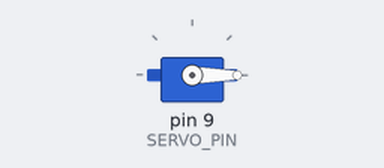
The sketch below on a simulated Arduino Uno, built with avr-gcc and run on an emulated ATmega328P. On the bench: servo.

Above: at 0.05 s.
At 1.0 s:
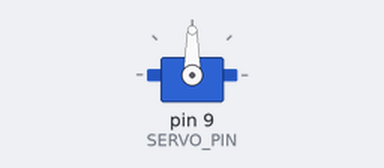
At 2.5 s:
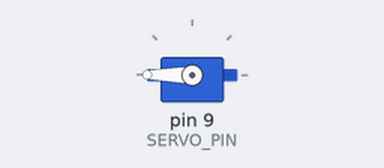
Timing chart, 0 to 5.8 s (numbered marks = the images above):
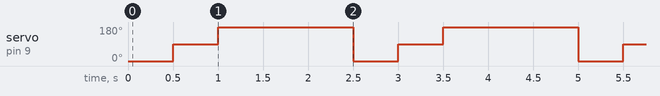

Measured:
- by itself, servo on pin 9 (SERVO_PIN): repeats every 2.5 s: 180° 1.5 s, 0° 0.50 s, 90° 0.50 s

The sketch:

servo_simple.ino
```cpp
#include <Servo.h>

#define SERVO_PIN 9

Servo gServo;

void setup()
{
    gServo.attach(SERVO_PIN);
}

void loop()
{
   gServo.write(0);
    delay(500);

    gServo.write(90);
    delay(500);

    gServo.write(180);
    delay(500);

    gServo.write(270);
    delay(500);

    gServo.write(360);
    delay(500);

}
```
